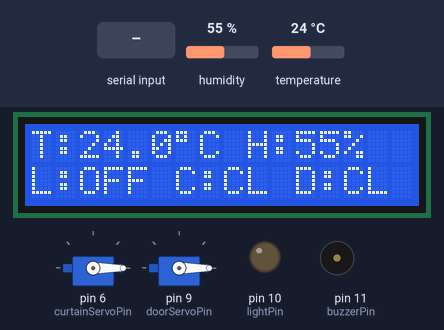
Bench run of a sketch on a simulated Arduino Uno, built with avr-gcc and run on an emulated ATmega328P. On the bench: 2 × servo, 16×2 character LCD, output pins drawn as LEDs (lit = HIGH), buzzer (waves = sounding, pin HIGH). The test bench sets the inputs (shaded band); at power-on: humidity 55 %, temperature 24 °C. What the sketch prints to the serial monitor is not drawn.

Above: at 3.3 s.
3.4 s: "curtains_open\n" received over Serial
At 4.91 s:
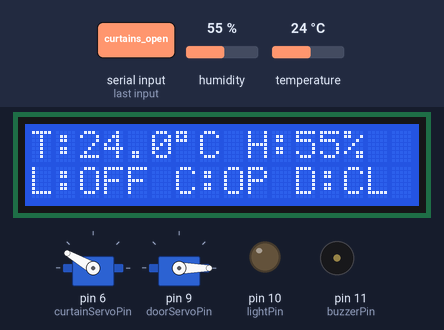
5.1 s: "wake\n" received over Serial
At 7.2 s:
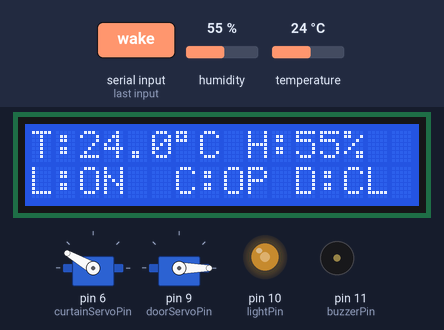
8.2 s: "curtains_close\n" received over Serial
At 9.73 s:
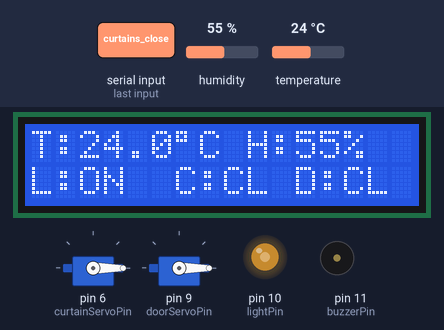
9.9 s: "door_open\n" received over Serial
At 11.3 s:
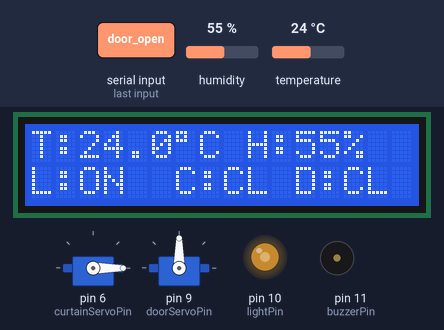
11.6 s: "sleep\n" received over Serial
At 12.3 s:
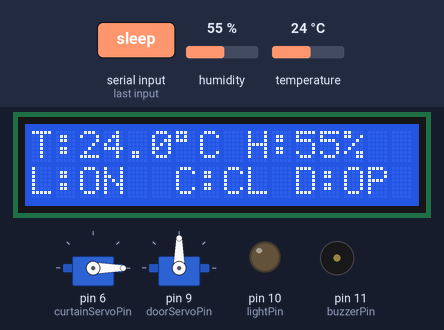
15.1 s: "curtains_open\n" received over Serial
At 17.3 s:
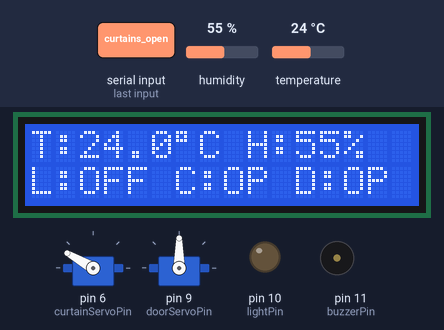
Timing chart, 0 to 17.8 s (numbered marks = the images above; inputs shaded):
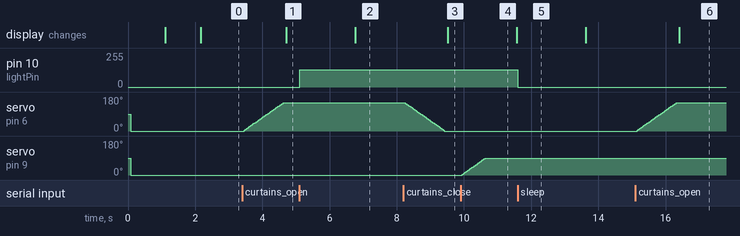

Measured:
- after the input at 3.4 s, servo on pin 6 (curtainServoPin): moves from 0° to 150° over 1.2 s, starting after 0.05 s; the display: changes after 1.3 s (image 1)
- after the input at 5.1 s, pin 10 (lightPin): 0/255 → 128/255 at once; the display: changes after 1.7 s (image 2)
- after the input at 8.2 s, servo on pin 6 (curtainServoPin): moves from 150° to 0° over 1.2 s, starting after 0.06 s; the display: changes after 1.3 s (image 3)
- after the input at 9.9 s, servo on pin 9 (doorServoPin): moves from 0° to 90° over 0.68 s, starting after 0.05 s
- after the input at 11.6 s, pin 10 (lightPin): 128/255 → 0/255 at once
- after the input at 15.1 s, servo on pin 6 (curtainServoPin): moves from 0° to 150° over 1.2 s, starting after 0.05 s; the display: changes after 1.3 s (image 6)

The sketch:

sketch_oct17a.ino
```cpp
#include <Servo.h>
#include <Wire.h>
#include <LiquidCrystal_I2C.h>
#include <DHT.h>

#define DHTPIN 5
#define DHTTYPE DHT11

const int lightPin = 10;
const int curtainServoPin = 6;
const int doorServoPin = 9;
const int buzzerPin = 11;

Servo curtainServo;
Servo doorServo;
LiquidCrystal_I2C lcd(0x27, 16, 2);
DHT dht(DHTPIN, DHTTYPE);

//переменные состояния
bool lightIsOn = false;        // false = выключен, true = включен (полностью)
bool curtainsOpen = false;     // false = закрыты (0°), true = открыты (150°)
bool doorOpen = false;         // false = закрыта (0°), true = открыта (90°)
bool alarmActive = false;

void setup() {
  pinMode(lightPin, OUTPUT);
  pinMode(buzzerPin, OUTPUT);

  curtainServo.attach(curtainServoPin);
  doorServo.attach(doorServoPin);

  lcd.init();
  lcd.backlight();
  lcd.clear();
  lcd.setCursor(0,0);
  lcd.print("Smart Home");
  lcd.setCursor(0,1);
  lcd.print("Starting...");

  dht.begin();

  curtainServo.write(0);
  doorServo.write(0);
  digitalWrite(lightPin, LOW);

  Serial.begin(9600);
  delay(1000);

  lcd.clear();
  lcd.setCursor(0,0);
  lcd.print("System Ready");
  delay(1000);
  lcd.clear();
}

unsigned long lastDisplay = 0;

void loop() {
  if (Serial.available() > 0) {
    String command = Serial.readStringUntil('\n');
    command.trim();
    handleCommand(command);
  }

  // Мигаем и пищим при тревоге
  if (alarmActive) {
    digitalWrite(lightPin, HIGH);
    tone(buzzerPin, 1000);
    delay(200);
    digitalWrite(lightPin, LOW);
    noTone(buzzerPin);
    delay(200);
  }

  // Обновление LCD каждые 2 сек
  if (millis() - lastDisplay > 2000) {
    showProperties();
    lastDisplay = millis();
  }
}

void handleCommand(String command) {
  if (command == "sleep") {
    turnLightOff();
  }
  else if (command == "wake") {
    wakeUp();
  }
  else if (command == "light_on") {
    turnLightOn();
  }
  // else if (command == "light_off") {
  //   turnLightOff();
  // }
  else if (command == "curtains_open") {
    openCurtains();
  }
  else if (command == "curtains_close") {
    closeCurtains();
  }
  else if (command == "door_open") {
    openDoor();
  }
  else if (command == "door_close") {
    closeDoor();
  }
  else if (command == "alarm_on") {
    activateAlarm();
  }
  else if (command == "alarm_off") {
    deactivateAlarm();
  }
}

//Проверка состояния
void turnLightOn() {
  if (lightIsOn) {
    Serial.println("Свет уже включён");
    return;
  }
  digitalWrite(lightPin, HIGH);
  lightIsOn = true;
  Serial.println("Свет включён");
}

void turnLightOff() {
  if (!lightIsOn) {
    Serial.println("Свет уже выключен");
    return;
  }
  digitalWrite(lightPin, LOW);
  lightIsOn = false;
  Serial.println("Свет выключен");
}

void wakeUp() {
  // "wake" делаем полувключение (128), считаем это тоже "включённым"
  if (lightIsOn && digitalRead(lightPin) == HIGH) {
    Serial.println("Свет уже яркий");
    return;
  }
  analogWrite(lightPin, 128);  // или digitalWrite(HIGH) если не нужен ШИМ
  lightIsOn = true;
  Serial.println("Режим пробуждения (половина яркости)");
}

void openCurtains() {
  if (curtainsOpen) {
    Serial.println("Шторы уже открыты");
    return;
  }
  for (int pos = curtainServo.read(); pos <= 150; pos += 5) {
    curtainServo.write(pos);
    delay(40);
  }
  curtainsOpen = true;
  Serial.println("Шторы открыты");
}

void closeCurtains() {
    if (!curtainsOpen) {
    Serial.println("Шторы уже закрыты");
    return;
  }
  for (int pos = curtainServo.read(); pos >= 0; pos -= 5) {
    curtainServo.write(pos);
    delay(40);
  }
  curtainsOpen = false;
  Serial.println("Шторы закрыты");
}

void openDoor() {
  if (doorOpen) {
    Serial.println("Дверь уже открыта");
    return;
  }
  for (int pos = doorServo.read(); pos <= 90; pos += 5) {
    doorServo.write(pos);
    delay(40);
  }
  doorOpen = true;
  Serial.println("Дверь открыта");
}

void closeDoor() {
  if (!doorOpen) {
    Serial.println("Дверь уже закрыта");
    return;
  }
  for (int pos = doorServo.read(); pos >= 0; pos -= 5) {
    doorServo.write(pos);
    delay(40);
  }
  doorOpen = false;
  Serial.println("Дверь закрыта");
}

void activateAlarm() {
  if (alarmActive) {
    Serial.println("Тревога уже активна");
    return;
  }
  alarmActive = true;
  Serial.println("ALARM!");
}

void deactivateAlarm() {
  if (!alarmActive) {
    Serial.println("Alarm is already on");
    return;
  }
  alarmActive = false;
  noTone(buzzerPin);
  digitalWrite(lightPin, LOW);
  Serial.println("Тревога выключена");
}

void showProperties() {
  float h = dht.readHumidity();
  float t = dht.readTemperature();

  lcd.clear();
  lcd.setCursor(0,0);
  // if (isnan(h) || isnan(t)) {
  //   lcd.print("DHT Error");
  // }
  // else {
    lcd.print("T:");
    lcd.print(t, 1);
    lcd.print((char)223);
    lcd.print("C H:");
    lcd.print(h, 0);
    lcd.print("%");
  // }

  lcd.setCursor(0,1);
  lcd.print("L:");
  lcd.print(lightIsOn ? "ON " : "OFF");

  lcd.print(" C:");
  lcd.print(curtainsOpen ? "OP" : "CL");

  lcd.print(" D:");
  lcd.print(doorOpen ? "OP" : "CL");
}
```
